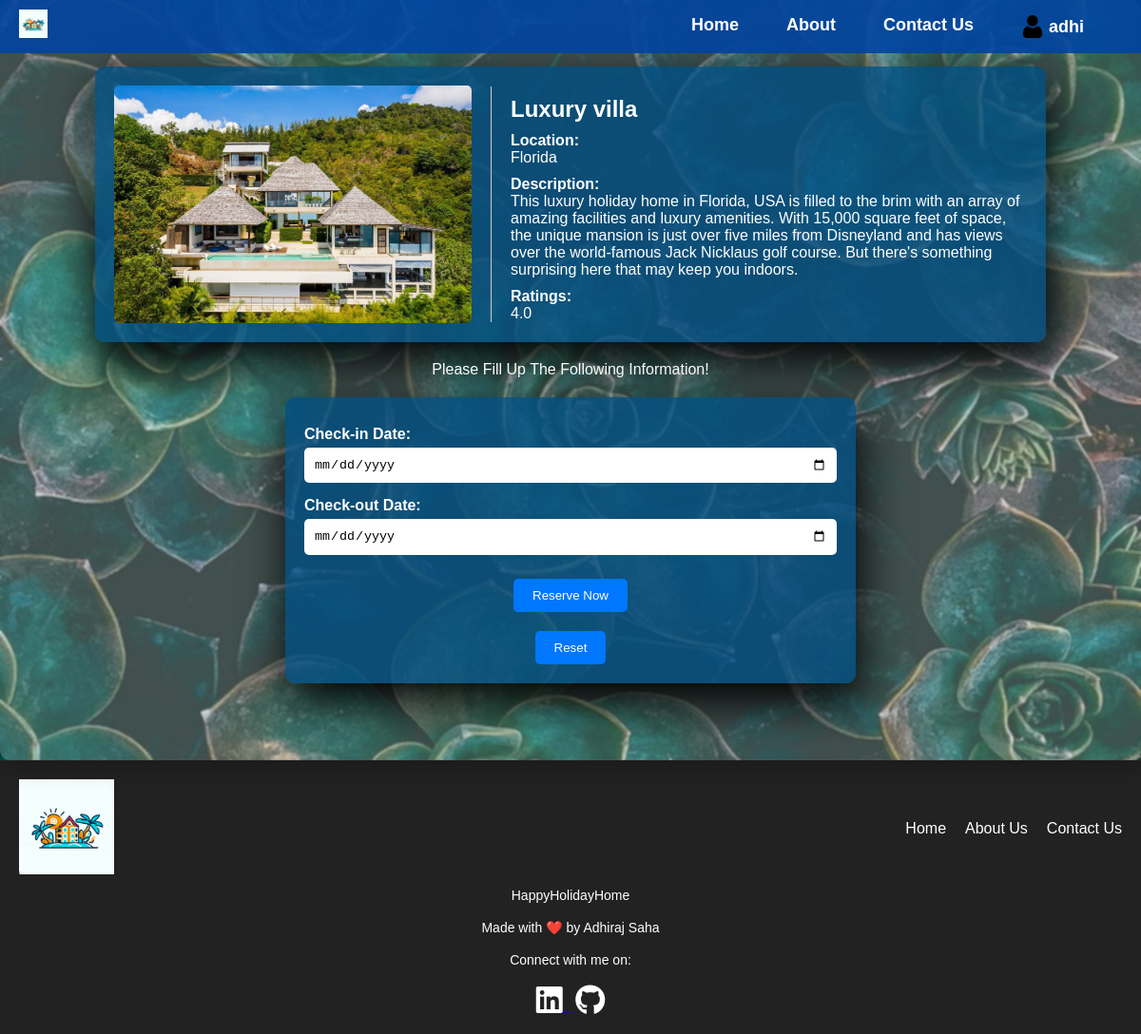
Screenshot of /users/reserve.php?home_id=1 (signed in) with the database file from the repository.
### tables this page shows
CREATE TABLE `holiday_homes` (
  `home_id` int(255) NOT NULL,
  `name` varchar(255) NOT NULL,
  `location` varchar(255) NOT NULL,
  `availability_status` varchar(255) NOT NULL,
  `description` text NOT NULL,
  `rating` decimal(10,1) NOT NULL,
  `image_path` varchar(255) NOT NULL,
  `price` decimal(10,2) NOT NULL
);

### users/reserve.php (the view, shortened to what this page needs)
<?php
include("../inc/db.php");
$reservationError = "";
$selectedHome = null;
if (isset($_GET['home_id'])) {
    $homeId = $_GET['home_id'];
    $query = "SELECT * FROM holiday_homes WHERE home_id = $homeId";
    $result = $con->query($query);
    if ($result && $result->num_rows > 0) {
        $selectedHome = $result->fetch_assoc();
    } else {
        $reservationError = "Selected home not found.";
    }
}
$checkIn = isset($_GET['checkIn']) ? $_GET['checkIn'] : "";
$checkOut = isset($_GET['checkOut']) ? $_GET['checkOut'] : "";
?>
<!DOCTYPE html>
<html lang="en">
<head>
    <link rel="stylesheet" href="https://cdnjs.cloudflare.com/ajax/libs/font-awesome/6.0.0-beta3/css/all.min.css">
    <link rel="stylesheet" href="../assets/css/reserve.css">
    <link rel="stylesheet" href="../assets/css/header.css">
    <link rel="stylesheet" href="../assets/css/footer.css">
    <link rel="stylesheet" href="../assets/css/responsive.css">
</head>
<body>
    <?php include("../inc/header.php"); ?>
    <div class="container">
    <?php
    if ($selectedHome) {
        echo "<div class='holiday-home'>";
        echo "<img src='{$selectedHome['image_path']}' alt='{$selectedHome['name']}' class='home-image'>";
        echo "<div class='holiday-details'>";
        echo "<h2>{$selectedHome['name']}</h2>";
        echo "<p class='label'>Location:</p>";
        echo "<p>{$selectedHome['location']}</p>";
        echo "<p class='label'>Description:</p>";
        echo "<p>{$selectedHome['description']}</p>";
        echo "<p class='label'>Ratings:</p>";
        echo "<p>{$selectedHome['rating']}</p>";
        echo "</div>";
        echo "</div>";
        echo "<p class='success'>Please Fill Up The Following Information!</p>";
        echo "<form method='post' action=''>";
        echo "<label for='checkIn'>Check-in Date:</label>";
        echo "<input type='date' name='checkIn' required value='$checkIn'>";
        echo "<label for='checkOut'>Check-out Date:</label>";
        echo "<input type='date' name='checkOut' required value='$checkOut'>";
        echo "<button type='submit' class='btn'>Reserve Now</button>";
        echo "<button type='reset' class='btn'>Reset</button>";
        echo "</form>";
    } elseif ($reservationError) {
        echo "<p class='error'>$reservationError</p>";
    } else {
        echo "<p>No home selected.</p>";
    }
        ?>
    </div>
    <?php include("../inc/footer.php"); ?>
</body>
</html>

### assets/css/reserve.css (style rules this page uses)
* { margin: 0; padding: 0; box-sizing: border-box; }
body { font-family: Arial, sans-serif; margin: 0; background: url('../img/search-bg.jpg') center/cover no-repeat; color: white; background-size: cover; position: relative; }
.container { display: flex; flex-direction: column; align-items: center; min-height: 100vh; padding: 50px; text-align: center; border-radius: 10px; margin: 0 auto; background: rgba(255, 255, 255, 0.2); box-shadow: 5px 10px 20px rgba(0, 0, 0, 0.2); backdrop-filter: blur(1px); }
.holiday-home { display: flex; align-items: center; width: 100%; max-width: 1000px; margin: 20px auto; padding: 20px; background: rgba(0, 77, 128, 0.8); border-radius: 10px; box-shadow: 5px 20px 50px #000; }
.home-image { max-width: 50%; max-height: 250px; width: auto; border-radius: 5px; margin-right: 20px; }
.holiday-details { flex: 1; text-align: left; border-left: 1px solid #ccc; padding-left: 20px; }
form { display: flex; flex-direction: column; align-items: center; width: 100%; max-width: 600px; margin-top: 20px; padding: 20px; background: rgba(0, 77, 128, 0.8); border-radius: 10px; box-shadow: 5px 20px 50px #000; }
form label { font-weight: bold; margin-top: 10px; color: white; text-align: left; width: 100%; }
form input[type="date"] { width: 100%; padding: 10px; margin: 5px 0; border: none; border-radius: 5px; }
form button { display: inline-block; margin-top: 20px; padding: 10px 20px; background-color: #0077ff; color: white; text-decoration: none; border-radius: 5px; border: none; cursor: pointer; }
h2 { font-size: 1.5em; margin: 10px 0; color: white; }
.label { font-weight: bold; margin-top: 10px; color: white; }
p { color: white; }

### rows the page displays
holiday_homes: image_path (picture), name "Luxury villa", location "Florida", description "This luxury holiday home in Florida, USA is filled to the brim with an array of amazing facilities and luxury amenities. With 15,000 square feet of space, the unique mansion is just over five miles from Disneyland and has views over the world-famous Jack Nicklaus golf course. But there's something surprising here that may keep you indoors.", rating "4.0"

### other values shown
$_SESSION['name'] "adhi"
